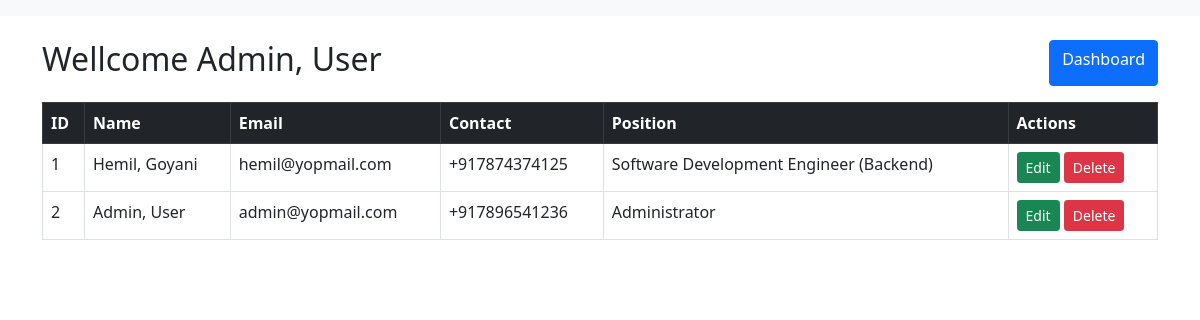
Before: /users/ (signed in) with the older database file.
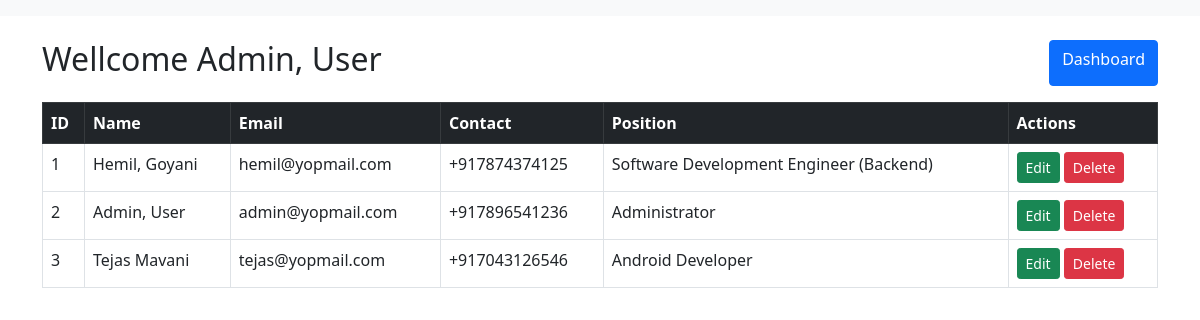
After: the same page with the newer database file.
### users/models.py (models this page shows, shortened)
class User(AbstractUser):
    username = None
    name = models.CharField(
        max_length=255, verbose_name="Full Name (First, Last)", null=True, blank=False
    )
    position = models.CharField(
        max_length=255, verbose_name="Position", null=True, blank=False
    )
    email = models.EmailField(max_length=255, unique=True, null=True, blank=False)
    phone = PhoneNumberField(
        verbose_name="Phone no.",
        help_text="Provide a number with country code (e.g. +12125552368).",
        null=True,
        blank=False,
    )
    USERNAME_FIELD = "email"
    REQUIRED_FIELDS = []
    objects = UserManager()
    class Meta:
        verbose_name = "User"
        verbose_name_plural = "Users"

### users/views.py (the view)
# urls.py: path('', user_list, name="user_list"),
@login_required
def user_list(request):
    users = User.objects.all()
    return render(request, 'user_list.html', {'users': users})

### users/templates/user_list.html (shortened to what this page needs)
{% extends "base.html" %} {%block title%} Employee List{%endblock%}
 {%block content%}
 <div class="d-flex justify-content-between mb-3">
    <h2>Wellcome {{request.user.name}}</h2>
    <a class="btn btn-primary" href={%url 'dashboard'%}>Dashboard</a>
 </div>
 <table class="table table-bordered">
  <thead class="table-dark">
    <tr>
        <th>ID</th>
        <th>Name</th>
        <th>Email</th>
        <th>Contact</th>
        <th>Position</th>
        {% if user.is_superuser %}
        <th>Actions</th>
        {% endif %}
    </tr>
  </thead>
  <tbody>
    {%if users%}
    {%for employee in users%}
    <tr>
        <td>{{forloop.counter}}</td>
        <td>{{employee.name}}</td>
        <td>{{employee.email}}</td>
        <td>{{employee.phone}}</td>
        <td>{{employee.position}}</td>
        {% if user.is_superuser %}
        <td>
            <a href="{%url 'update_user' employee.pk%}" class="btn btn-success btn-sm">Edit</a>
            <button class="btn btn-danger btn-sm" data-bs-toggle="modal" data-bs-target="#deleteModal" data-id="{{employee.pk}}">Delete</button>
        </td>
        {% endif %}
    </tr>
    {%endfor%}{%else%}
    <tr>
    <td colspan="6"class="text-center">No employee found ...</td>
    </tr>
    {%endif%}
    </tbody>
 </table>
 {%endblock%}

### backend/templates/base.html (shortened to what this page needs)
<!DOCTYPE html>
<html lang="en">
  <head>
    <link
      href="https://cdn.jsdelivr.net/npm/bootstrap@5.0.2/dist/css/bootstrap.min.css"
      rel="stylesheet"
    />
  </head>
  <body>
    <nav class="navbar navbar-light navbar-expand-lg bg-light">
    </nav>
    <div class="container mt-4">{%block content%} {%endblock%}</div>
  </body>
</html>

Changed rows visible on the page:
added User: name "Tejas Mavani", email "tejas@yopmail.com", phone "+917043126546", position "Android Developer"
